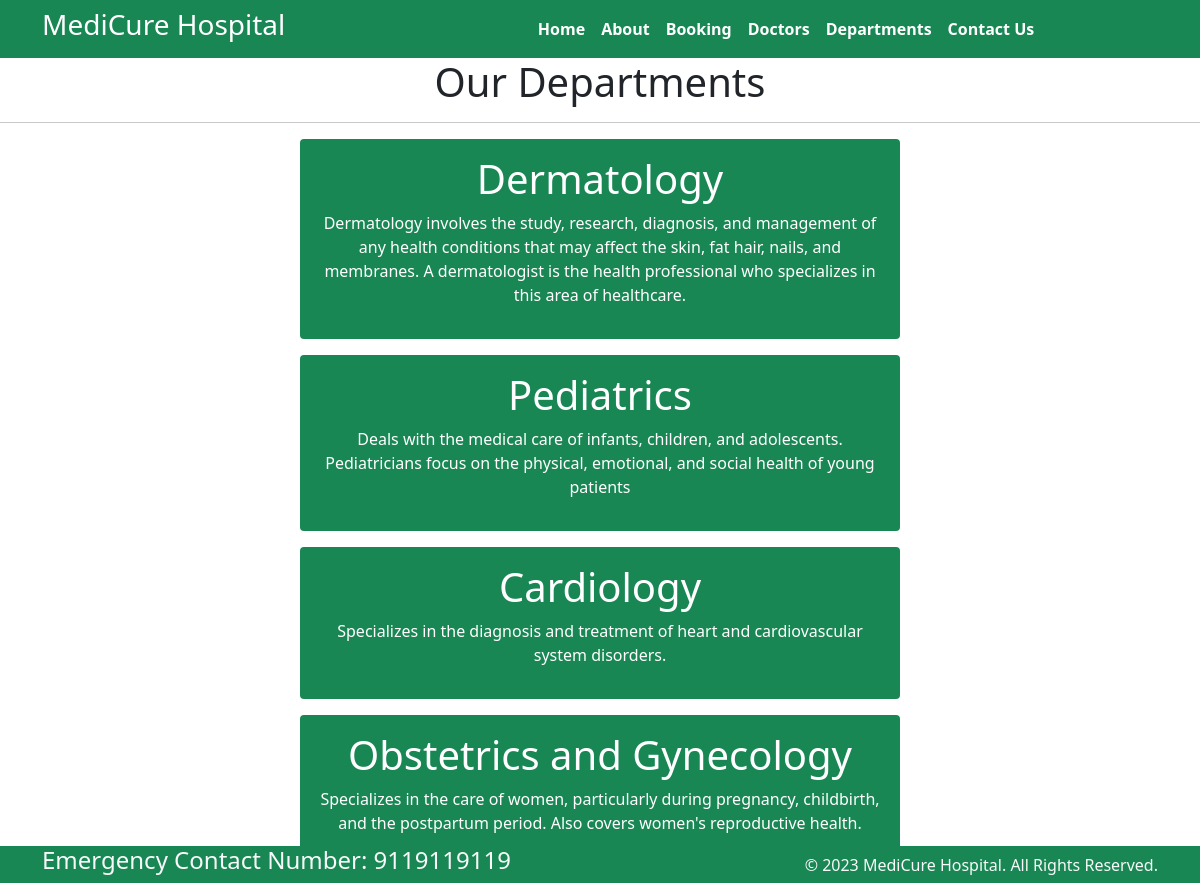
Screenshot of /department with the database file from the repository.
### home/models.py (models this page shows, shortened)
class Departments(models.Model):
    dep_name=models.CharField(max_length=100)
    description=models.TextField()

### home/views.py (the view)
# urls.py: path('department',views.department,name='department'),
def department(request):
    dict_dept={
        'dept':Departments.objects.all()
    }
    return render(request,'department.html',dict_dept)

### templates/department.html (shortened to what this page needs)
{% extends "base.html" %}
{% block content %}
<h1 class="text-center">Our Departments</h1>
<hr>
{% for d in dept %}
<div class="mx-auto w-50 bg-success text-center text-white p-3 my-3 border-waring rounded">
    <h1>{{d.dep_name}}</h1>
    <p>{{d.description}}</p>
</div>
{% endfor %}
{% endblock %}

### rows the page displays
Departments: dep_name "Dermatology", description "Dermatology involves the study, research, diagnosis, and management of any health conditions that may affect the skin, fat hair, nails, and membranes. A dermatologist is the health professional who specializes in this area of healthcare."
Departments: dep_name "Pediatrics", description "Deals with the medical care of infants, children, and adolescents. Pediatricians focus on the physical, emotional, and social health of young patients"
Departments: dep_name "Cardiology", description "Specializes in the diagnosis and treatment of heart and cardiovascular system disorders."
Departments: dep_name "Obstetrics and Gynecology", description "Specializes in the care of women, particularly during pregnancy, childbirth, and the postpartum period. Also covers women's reproductive health."
